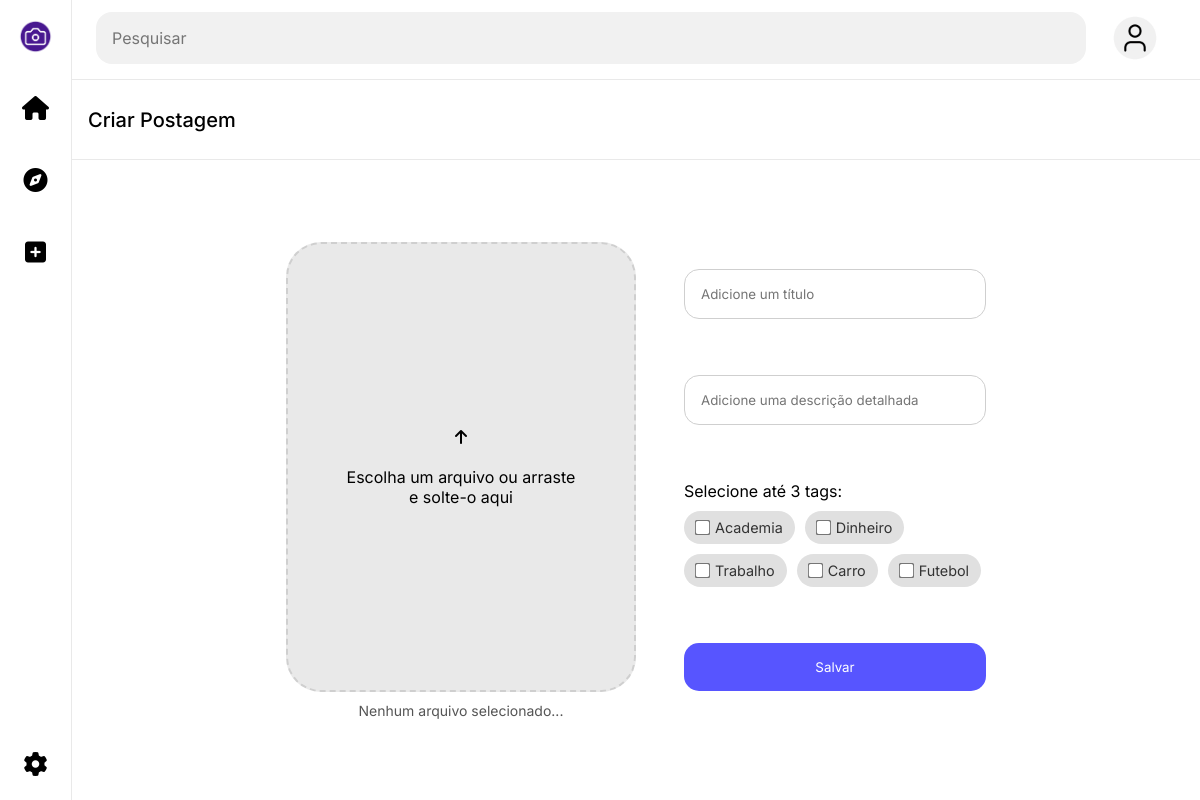
Page /hub/form/ on the earlier database version.
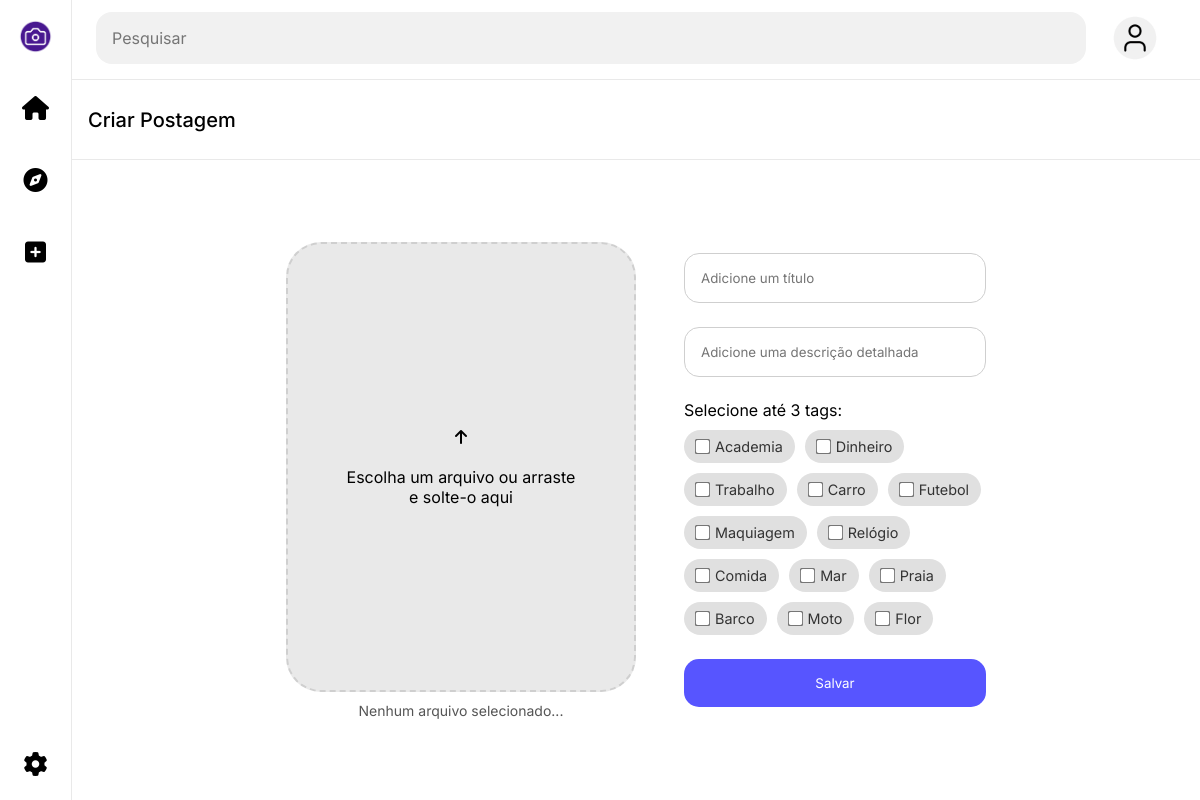
Same page on the later database version.
### hub/models.py (models this page shows)
class Tag(models.Model):
    nome = models.CharField(max_length=255)
    def __str__(self):
        return self.nome

### hub/views.py (the view)
# urls.py: path('hub/form/', views.form, name='form'),
def form(request):
    data = {}
    data['form'] = ClienteForm()
    return render(request, 'hub/form.html', data)

### hub/form.py
class ClienteForm(ModelForm):
    class Meta:
        model = Cliente
        fields = "__all__"
        widgets = {
            'tags': forms.CheckboxSelectMultiple(),
        }
    def __init__(self, *args, **kwargs):
        super(ClienteForm, self).__init__(*args, **kwargs)
        for field in self.fields:
            self.fields[field].widget.attrs.update({'class': 'form-control'})
        self.fields['tags'].required = True  # ← obrigatório!
        self.fields['tags'].widget.attrs.pop('class', None)

### hub/templates/hub/form.html (shortened to what this page needs)
{% extends 'base.html' %}
{% load widget_tweaks %}
{% load static %}
{% block content %}
<div class="header">
    <h1>Criar Postagem</h1>
</div>
<form action="{% if cliente %}/hub/update/{{ cliente.id }}/{% else %}/hub/create/{% endif %}"
      method="POST" enctype="multipart/form-data">
    <div class="form-content">
        <div class="form-1">
            <label for="file" class="drop-area" id="drop-area">
                <p><i class="fa-solid fa-arrow-up"></i><br><br>Escolha um arquivo ou arraste<br>e solte-o aqui</p>
            </label>
            <div class="file-name-div">
                <span id="file-name">Nenhum arquivo selecionado...</span>
            </div>
        </div>
        <div class="form-2">
            <input type="text" placeholder="Adicione um título" name="titulo" required>
            <input type="text" placeholder="Adicione uma descrição detalhada" name="descricao" required>
            <div class="tags-wrapper">
                <label>Selecione até 3 tags:</label>
                <div class="tag-options">
                    {% for checkbox in form.tags %}
                        <label class="tag-chip">
                            {{ checkbox.tag }} {{ checkbox.choice_label }}
                        </label>
                    {% endfor %}
                </div>
            </div>
            <button type="submit">Salvar</button>
        </div>
    </div>
</form>
{% endblock %}

### templates/base.html (shortened to what this page needs)
{% load static %}
<!doctype html>
<html lang="pt-br">
<head>
  {% include 'partials/_head.html' %}
</head>
<body>
  <section class="container">
    <section class="sideBar">
        <div class="shortCuts">
            <div class="logo">
                <img src="{% static 'img/icon.png' %}" alt="Logo">
            </div>
            <a href="{% url 'hub' %}" class="homePage"><i class="fa-solid fa-house"></i></a>
            <a href="{% url 'explorer' %}"><i class="fa-solid fa-compass"></i></a>
            <a href="{% url 'form' %}" class="create"><i class="fa-solid fa-square-plus"></i></a>
        </div>
        <div class="settings">
            <a href="/" class="settingsButton"><i class="fa-solid fa-gear"></i></a>
        </div>
    </section>
    <section class="main">
        <section class="navBar">
            <div class="navContent">
                <div class="input">
                    <form method="GET" action="{% url 'hub' %}">
                        <input class="input-filter" type="text" name="search" placeholder="Pesquisar" value="{{ request.GET.search }}">
                    </form>
                </div>
                <div class="user">
                    <a href=""><img src="{% static 'img/user.png' %}" alt="User"></a>
                </div>
            </div>
        </section>
        <section class="content">
          {% block content %}{% endblock %}
        </section>
    </section>
</section>
</body>
</html>

### templates/partials/_head.html (shortened to what this page needs)
{% load static %}
{% if request.path == "/hub/form/" %}
    <link href="{% static 'vendor/css/form.css'%}" rel="stylesheet">
{% else %}
    <link href="{% static 'vendor/css/style.css'%}" rel="stylesheet">
{% endif %}

### hub/templates/hub/form.html (style rules this page uses)
.tag-options { display: flex; flex-wrap: wrap; gap: 10px; margin-top: 10px; }
.tag-chip { display: flex; align-items: center; gap: 6px; background-color: #e0e0e0; color: #333; padding: 8px 12px; border-radius: 20px; cursor: pointer; font-size: 0.9rem; transition: background 0.3s ease; }
.tag-chip input[type="checkbox"] { accent-color: #5755ff; transform: scale(1.2); }
.drop-area { display: flex; flex-direction: column; align-items: center; justify-content: center; width: 100%; height: 150px; border: 2px dashed #6200ea; border-radius: 10px; background-color: #f8f8f8; text-align: center; cursor: pointer; transition: background-color 0.3s ease-in-out; }
#file-name { font-size: 14px; color: #555; display: block; }

Differences in the rows shown:
added Tag: choice_label "Maquiagem"
added Tag: choice_label "Relógio"
added Tag: choice_label "Comida"
added Tag: choice_label "Mar"
added Tag: choice_label "Praia"
added Tag: choice_label "Barco"
added Tag: choice_label "Moto"
added Tag: choice_label "Flor"
